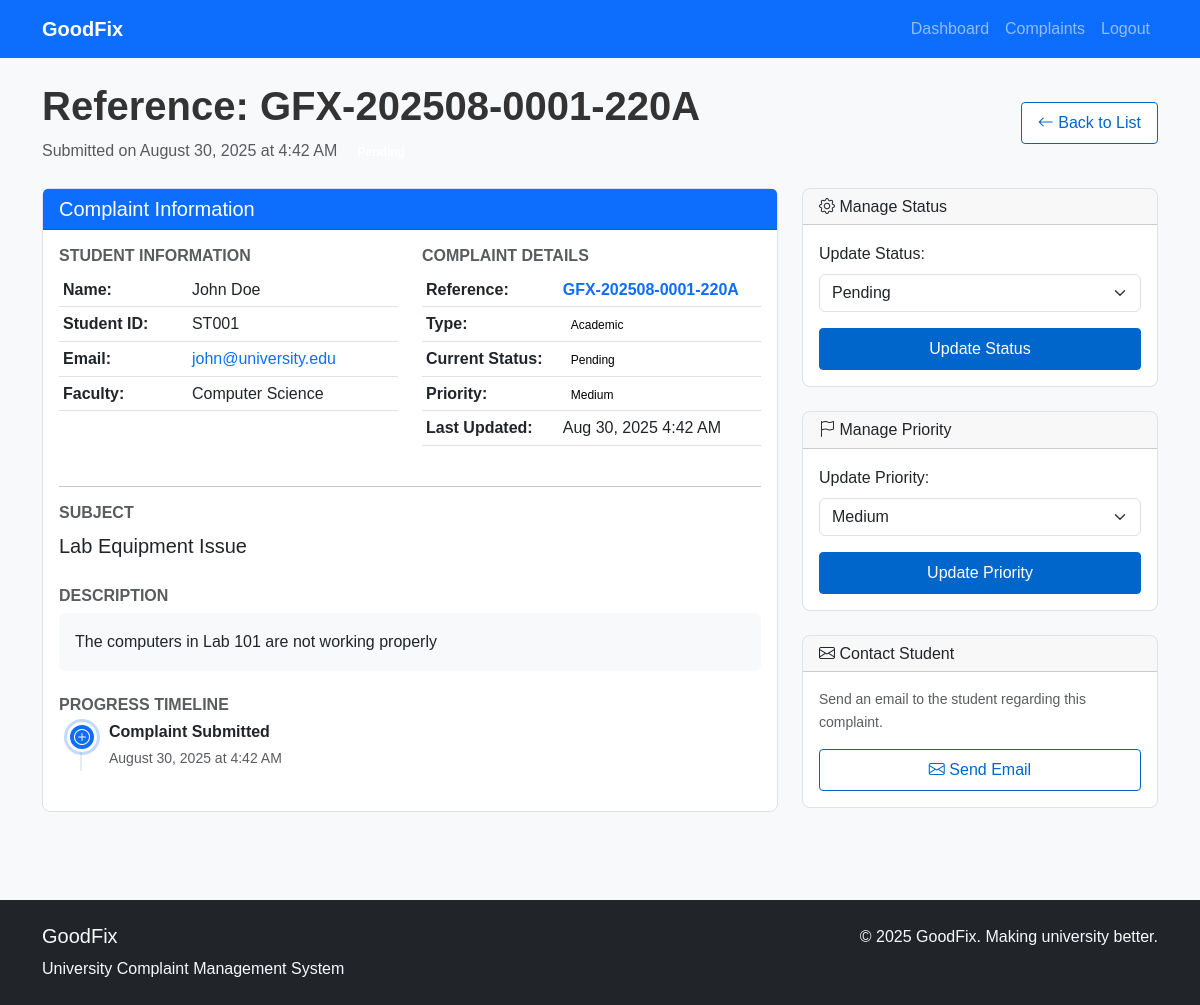
/admin/complaint_detail.php?id=1 (signed in), run on the app's committed database.
### tables this page shows
CREATE TABLE complaints (
    id INT PRIMARY KEY AUTO_INCREMENT,
    student_name VARCHAR(100) NOT NULL,
    student_id VARCHAR(20) NOT NULL,
    email VARCHAR(100) NOT NULL,
    faculty VARCHAR(50) NOT NULL,
    complaint_type VARCHAR(50) NOT NULL,
    subject VARCHAR(200) NOT NULL,
    description TEXT NOT NULL,
    status ENUM('pending', 'in_progress', 'resolved', 'closed') DEFAULT 'pending',
    priority ENUM('low', 'medium', 'high', 'urgent') DEFAULT 'medium',
    submitted_at TIMESTAMP DEFAULT CURRENT_TIMESTAMP,
    updated_at TIMESTAMP DEFAULT CURRENT_TIMESTAMP ON UPDATE CURRENT_TIMESTAMP
);

### admin/complaint_detail.php (the view, shortened to what this page needs)
<?php
include '../includes/header.php';
include '../includes/db.php';
$complaint_id = isset($_GET['id']) ? (int)$_GET['id'] : 0;
$stmt = $pdo->prepare("SELECT * FROM complaints WHERE id = ?");
$stmt->execute([$complaint_id]);
$complaint = $stmt->fetch();
?>
<main>
    <div class="container py-4">
        <div class="d-flex justify-content-between align-items-center mb-4">
            <div>
                <?php
                $year_month = date('Ym', strtotime($complaint['submitted_at']));
                $complaint_id_padded = str_pad($complaint['id'], 4, '0', STR_PAD_LEFT);
                $hash = strtoupper(substr(md5($complaint['id'] . $complaint['submitted_at'] . 'GoodFix2025'), 0, 4));
                $reference_no = 'GFX-' . $year_month . '-' . $complaint_id_padded . '-' . $hash;
                ?>
                <h1 class="fw-bold">
                    Reference: <?php echo $reference_no; ?>
                </h1>
                <p class="text-muted mb-0">
                    Submitted on <?php echo date('F j, Y \a\t g:i A', strtotime($complaint['submitted_at'])); ?>
                    <span class="badge status-<?php echo $complaint['status']; ?> ms-2">
                    </span>
                </p>
            </div>
            <div>
                <a href="view_complaints.php" class="btn btn-outline-primary">
                    <i class="bi bi-arrow-left"></i> Back to List
                </a>
            </div>
        </div>
        <div class="row g-4">
            <div class="col-lg-8">
                <div class="card">
                    <div class="card-header bg-primary text-white">
                        <h5 class="mb-0">
                            Complaint Information
                        </h5>
                    </div>
                    <div class="card-body">
                        <div class="row mb-4">
                            <div class="col-md-6">
                                <h6 class="fw-bold text-muted">STUDENT INFORMATION</h6>
                                <table class="table table-sm table-borderless">
                                    <tr>
                                        <td class="fw-bold">Name:</td>
                                        <td><?php echo htmlspecialchars($complaint['student_name']); ?></td>
                                    </tr>
                                    <tr>
                                        <td class="fw-bold">Student ID:</td>
                                        <td><?php echo htmlspecialchars($complaint['student_id']); ?></td>
                                    </tr>
                                    <tr>
                                        <td class="fw-bold">Email:</td>
                                        <td>
                                            <a href="mailto:<?php echo htmlspecialchars($complaint['email']); ?>" class="text-decoration-none">
                                                <?php echo htmlspecialchars($complaint['email']); ?>
                                            </a>
                                        </td>
                                    </tr>
                                    <tr>
                                        <td class="fw-bold">Faculty:</td>
                                        <td><?php echo htmlspecialchars($complaint['faculty'] ?: 'Not specified'); ?></td>
                                    </tr>
                                </table>
                            </div>
                            <div class="col-md-6">
                                <h6 class="fw-bold text-muted">COMPLAINT DETAILS</h6>
                                <table class="table table-sm table-borderless">
                                    <tr>
                                        <td class="fw-bold">Reference:</td>
                                        <td>
                                            <span class="text-primary fw-bold"><?php echo $reference_no; ?></span>
                                        </td>
                                    </tr>
                                    <tr>
                                        <td class="fw-bold">Type:</td>
                                        <td>
                                            <span class="type">
                                                <?php echo htmlspecialchars($complaint['complaint_type']); ?>
                                            </span>
                                        </td>
                                    </tr>
                                    <tr>
                                        <td class="fw-bold">Current Status:</td>
                                        <td>
                                            <span class="status">
                                                <?php echo ucfirst(str_replace('_', ' ', $complaint['status'])); ?>
                                            </span>
                                        </td>
                                    </tr>
                                    <tr>
                                        <td class="fw-bold">Priority:</td>
                                        <td>
                                            <span class="priority">
                                                <?php echo ucfirst($complaint['priority']); ?>
                                            </span>
                                        </td>
                                    </tr>
                                    <tr>
                                        <td class="fw-bold">Last Updated:</td>
                                        <td><?php echo date('M j, Y g:i A', strtotime($complaint['updated_at'])); ?></td>
                                    </tr>
                                </table>
                            </div>
                        </div>
                        <hr>
                        <div class="mb-4">
                            <h6 class="fw-bold text-muted">SUBJECT</h6>
                            <p class="fs-5"><?php echo htmlspecialchars($complaint['subject']); ?></p>
                        </div>
                        <div class="mb-4">
                            <h6 class="fw-bold text-muted">DESCRIPTION</h6>
                            <div class="bg-light p-3 rounded">
                                <p class="mb-0"><?php echo nl2br(htmlspecialchars($complaint['description'])); ?></p>
                            </div>
                        </div>
                        <div class="mb-4">
                            <h6 class="fw-bold text-muted">PROGRESS TIMELINE</h6>
                            <div class="timeline">
                                <div class="timeline-item active">
                                    <div class="timeline-marker bg-primary">
                                        <i class="bi bi-plus-circle m-auto text-white"></i>
                                    </div>
                                    <div class="timeline-content">
                                        <h6 class="mb-1">Complaint Submitted</h6>
                                        <small class="text-muted">
                                            <?php echo date('F j, Y \a\t g:i A', strtotime($complaint['submitted_at'])); ?>
                                        </small>
                                    </div>
                                </div>
                            </div>
                        </div>
                    </div>
                </div>
            </div>
            <div class="col-lg-4">
                <div class="card mb-4">
                    <div class="card-header">
                        <h6 class="mb-0">
                            <i class="bi bi-gear"></i> Manage Status
                        </h6>
                    </div>
                    <div class="card-body">
                        <form method="POST">
                            <div class="mb-3">
                                <label for="status" class="form-label">Update Status:</label>
                                <select class="form-select" id="status" name="status">
                                    <option value="pending" <?php echo $complaint['status'] == 'pending' ? 'selected' : ''; ?>>Pending</option>
                                </select>
                            </div>
                            <button type="submit" name="update_status" class="btn btn-primary w-100">
                                Update Status
                            </button>
                        </form>
                    </div>
                </div>
                <div class="card mb-4">
                    <div class="card-header">
                        <h6 class="mb-0">
                            <i class="bi bi-flag"></i> Manage Priority
                        </h6>
                    </div>
                    <div class="card-body">
                        <form method="POST">
                            <div class="mb-3">
                                <label for="priority" class="form-label">Update Priority:</label>
                                <select class="form-select" id="priority" name="priority">
                                    <option value="medium" <?php echo $complaint['priority'] == 'medium' ? 'selected' : ''; ?>>Medium</option>
                                </select>
                            </div>
                            <button type="submit" name="update_priority" class="btn btn-primary w-100">
                               Update Priority
                            </button>
                        </form>
                    </div>
                </div>
                <div class="card">
                    <div class="card-header">
                        <h6 class="mb-0">
                            <i class="bi bi-envelope"></i> Contact Student
                        </h6>
                    </div>
                    <div class="card-body">
                        <p class="text-muted small mb-3">Send an email to the student regarding this complaint.</p>
                        <a href="mailto:<?php echo htmlspecialchars($complaint['email']); ?>?subject=Re: Complaint #<?php echo str_pad($complaint['id'], 4, '0', STR_PAD_LEFT); ?> - <?php echo urlencode($complaint['subject']); ?>&body=Dear <?php echo urlencode($complaint['student_name']); ?>,%0D%0A%0D%0ARegarding your complaint #<?php echo str_pad($complaint['id'], 4, '0', STR_PAD_LEFT); ?>:%0D%0A<?php echo urlencode($complaint['subject']); ?>%0D%0A%0D%0A"
                           class="btn btn-outline-primary w-100">
                            <i class="bi bi-envelope"></i> Send Email
                        </a>
                    </div>
                </div>
            </div>
        </div>
    </div>
</main>
<?php include '../includes/footer.php'; ?>

### css/style.css (style rules this page uses)
:root { --primary-color: #0066cc; --secondary-color: #6c757d; --success-color: #28a745; --warning-color: #ffc107; --danger-color: #dc3545; --light-gray: #f8f9fa; --border-color: #dee2e6; }
body { font-family: Arial, sans-serif; background-color: var(--light-gray); line-height: 1.6; color: #333; }
.card { border: 1px solid var(--border-color); border-radius: 8px; margin-bottom: 1rem; }
.status { color: #000000; padding: 4px 8px; border-radius: 4px; font-size: 12px; }
.priority { color: #000000; padding: 4px 8px; border-radius: 4px; font-size: 12px; }
.type { color: #000000; padding: 4px 8px; border-radius: 4px; font-size: 12px; }
.btn { padding: 8px 16px; border-radius: 4px; border: 1px solid transparent; text-decoration: none; display: inline-block; }
.btn-primary { background-color: var(--primary-color); border-color: var(--primary-color); color: white; }
.btn-outline-primary { color: var(--primary-color); border-color: var(--primary-color); background-color: white; }
.table { background-color: white; }
.table td { border-bottom: 1px solid var(--border-color); vertical-align: middle; }
*, *::before, *::after { transition: none !important; animation: none !important; }

### admin/complaint_detail.php (style rules this page uses)
.timeline { position: relative; padding-left: 30px; }
.timeline::before { content: ''; position: absolute; left: 21px; top: 0; bottom: 0; width: 2px; background: #e9ecef; }
.timeline-item { position: relative; margin-bottom: 20px; }
.timeline-marker { position: absolute; left: -22px; width: 30px; height: 30px; border-radius: 50%; display: flex; align-items: center; justify-content: center; background: #e9ecef; border: 3px solid white; box-shadow: 0 0 0 3px #e9ecef; }
.timeline-item.active .timeline-marker { box-shadow: 0 0 0 3px rgba(13, 110, 253, 0.25); }
.timeline-content { padding-left: 20px; }
.timeline-content h6 { margin-bottom: 4px; font-weight: 600; }

### data on the page
complaints: reference_no "GFX-202508-0001-220A", submitted_at "August 30, 2025 at 4:42 AM", student_name "John Doe", student "ST001", email "john@university.edu", faculty "Computer Science", complaint_type "Academic", status "Pending", priority "Medium", updated_at "Aug 30, 2025 4:42 AM", subject "Lab Equipment Issue", description "The computers in Lab 101 are not working properly"
